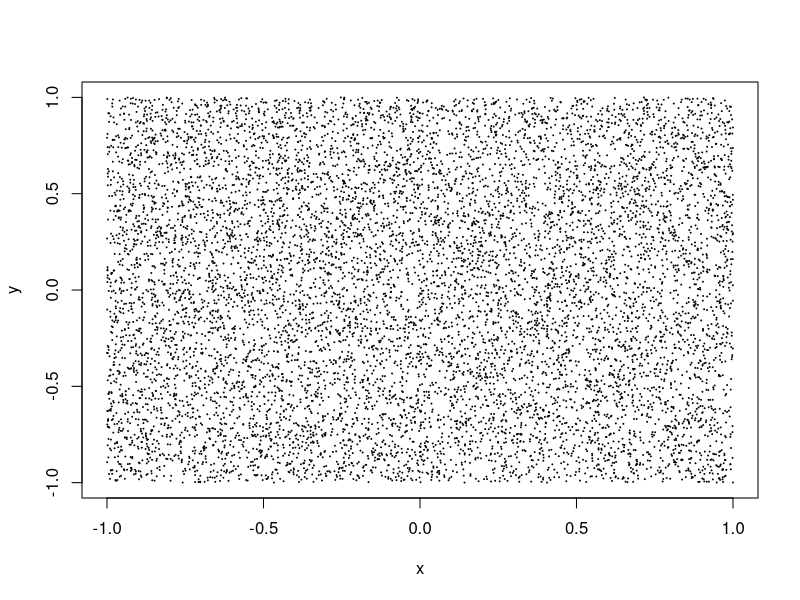
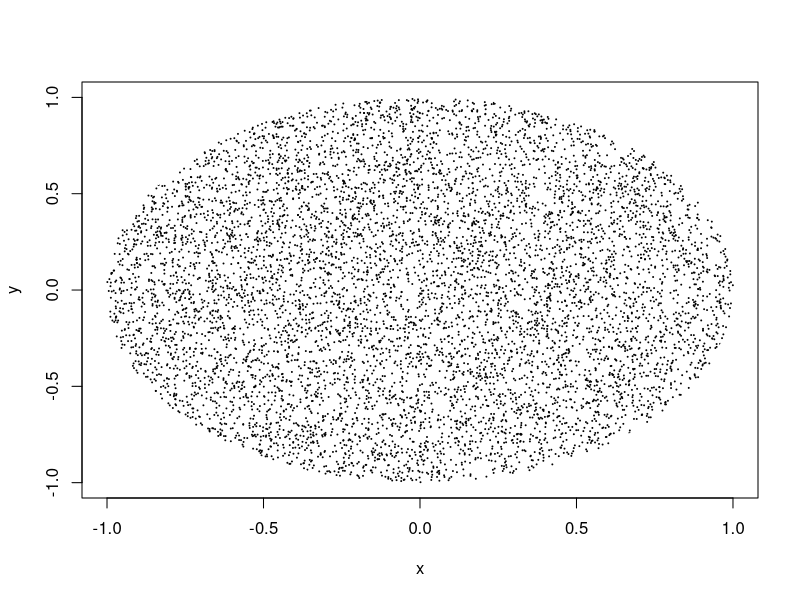

Write the R code that produced these figures, in order.
# Imaginemos que queremos hallar el área de un círculo pero no sabemos nada de matemáticas. 
# Una cosa que podemos hacer es coger un cuadrado (el área de un cuadrado es mucho más intuitiva) y tirar pelotas 
# que entren dentro. Las que entren las cuento. 
# Esa proporción de las que entran entre las totales serán el área de un círculo.




N <- 10000

x <- runif(N, -1, 1)  # 10000 valores entre -1 y 1 con una distribución uniforme.

y <- runif(N, -1, 1)

plot(x,y, cex = .1)

# La ecuación de un círculo de radio 1 es x2 + y2 <= 1

c <- (x^2 + y^2 <= 1)

plot(x, y, cex = .1, col = c) # Pintamos todos los puntos que cumplen esa condición

head(c)  # c es un vector de TRUE y FALSE

mean(c)  # El 78% de los puntos están dentro

# Si multiplico eso * 4 (es la superficie del cuadrado), me dará el número de puntos en el cuadrado

mean(c) * 4  # Obtenemos una buena aproximación de pi

# También jugando con valores de N vemos que al aumentar, nos acercamos al número pi.
# De todas maneras, este acercamiento no es lineal (de hecho, es función de la raíz de N)
